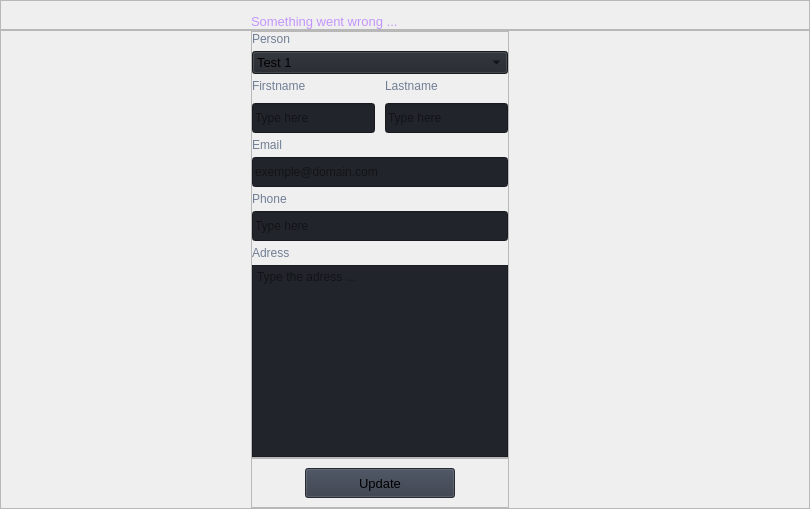
                            <widget class="QWidget" name="management_update">
                             <layout class="QVBoxLayout" name="verticalLayout_36">
                              <property name="spacing">
                               <number>0</number>
                              </property>
                              <property name="leftMargin">
                               <number>0</number>
                              </property>
                              <property name="topMargin">
                               <number>0</number>
                              </property>
                              <property name="rightMargin">
                               <number>0</number>
                              </property>
                              <property name="bottomMargin">
                               <number>0</number>
                              </property>
                              <item>
                               <widget class="QFrame" name="frame_9">
                                <property name="minimumSize">
                                 <size>
                                  <width>0</width>
                                  <height>30</height>
                                 </size>
                                </property>
                                <property name="maximumSize">
                                 <size>
                                  <width>16777215</width>
                                  <height>30</height>
                                 </size>
                                </property>
                                <property name="frameShape">
                                 <enum>QFrame::StyledPanel</enum>
                                </property>
                                <property name="frameShadow">
                                 <enum>QFrame::Raised</enum>
                                </property>
                                <layout class="QHBoxLayout" name="horizontalLayout_15">
                                 <property name="spacing">
                                  <number>0</number>
                                 </property>
                                 <property name="leftMargin">
                                  <number>250</number>
                                 </property>
                                 <property name="topMargin">
                                  <number>0</number>
                                 </property>
                                 <property name="rightMargin">
                                  <number>0</number>
                                 </property>
                                 <property name="bottomMargin">
                                  <number>0</number>
                                 </property>
                                 <item alignment="Qt::AlignBottom">
                                  <widget class="QLabel" name="error_update">
                                   <property name="font">
                                    <font>
                                     <family>Segoe UI</family>
                                     <pointsize>10</pointsize>
                                     <weight>50</weight>
                                     <italic>false</italic>
                                     <bold>false</bold>
                                    </font>
                                   </property>
                                   <property name="styleSheet">
                                    <string notr="true">color:#c495fd;</string>
                                   </property>
                                   <property name="text">
                                    <string>Something went wrong ...</string>
                                   </property>
                                  </widget>
                                 </item>
                                </layout>
                               </widget>
                              </item>
                              <item>
                               <widget class="QFrame" name="frame_10">
                                <property name="frameShape">
                                 <enum>QFrame::StyledPanel</enum>
                                </property>
                                <property name="frameShadow">
                                 <enum>QFrame::Raised</enum>
                                </property>
                                <layout class="QVBoxLayout" name="verticalLayout_33">
                                 <property name="spacing">
                                  <number>0</number>
                                 </property>
                                 <property name="leftMargin">
                                  <number>250</number>
                                 </property>
                                 <property name="topMargin">
                                  <number>0</number>
                                 </property>
                                 <property name="rightMargin">
                                  <number>300</number>
                                 </property>
                                 <property name="bottomMargin">
                                  <number>0</number>
                                 </property>
                                 <item>
                                  <widget class="QFrame" name="frame_11">
                                   <property name="frameShape">
                                    <enum>QFrame::StyledPanel</enum>
                                   </property>
                                   <property name="frameShadow">
                                    <enum>QFrame::Raised</enum>
                                   </property>
                                   <layout class="QVBoxLayout" name="verticalLayout_34">
                                    <property name="spacing">
                                     <number>5</number>
                                    </property>
                                    <property name="leftMargin">
                                     <number>0</number>
                                    </property>
                                    <property name="topMargin">
                                     <number>0</number>
                                    </property>
                                    <property name="rightMargin">
                                     <number>0</number>
                                    </property>
                                    <property name="bottomMargin">
                                     <number>0</number>
                                    </property>
                                    <item>
                                     <layout class="QGridLayout" name="gridLayout_14">
                                      <property name="bottomMargin">
                                       <number>0</number>
                                      </property>
                                      <item row="0" column="0">
                                       <widget class="QLabel" name="labelVersion_17">
                                        <property name="styleSheet">
                                         <string notr="true">color: rgb(113, 126, 149);</string>
                                        </property>
                                        <property name="lineWidth">
                                         <number>1</number>
                                        </property>
                                        <property name="text">
                                         <string>Person</string>
                                        </property>
                                        <property name="alignment">
                                         <set>Qt::AlignLeading|Qt::AlignLeft|Qt::AlignVCenter</set>
                                        </property>
                                       </widget>
                                      </item>
                                      <item row="1" column="0">
                                       <widget class="QComboBox" name="update_comboBox">
                                        <property name="font">
                                         <font>
                                          <family>Segoe UI</family>
                                          <pointsize>10</pointsize>
                                          <weight>50</weight>
                                          <italic>false</italic>
                                          <bold>false</bold>
                                         </font>
                                        </property>
                                        <property name="autoFillBackground">
                                         <bool>false</bool>
                                        </property>
                                        <property name="styleSheet">
                                         <string notr="true">background-color: rgb(33, 37, 43);</string>
                                        </property>
                                        <property name="iconSize">
                                         <size>
                                          <width>16</width>
                                          <height>16</height>
                                         </size>
                                        </property>
                                        <property name="frame">
                                         <bool>true</bool>
                                        </property>
                                        <item>
                                         <property name="text">
                                          <string>Test 1</string>
                                         </property>
                                        </item>
                                        <item>
                                         <property name="text">
                                          <string>Test 2</string>
                                         </property>
                                        </item>
                                        <item>
                                         <property name="text">
                                          <string>Test 3</string>
                                         </property>
                                        </item>
                                       </widget>
                                      </item>
                                     </layout>
                                    </item>
                                    <item>
                                     <layout class="QGridLayout" name="gridLayout_10">
                                      <property name="bottomMargin">
                                       <number>0</number>
                                      </property>
                                      <property name="spacing">
                                       <number>10</number>
                                      </property>
                                      <item row="0" column="1">
                                       <widget class="QLabel" name="labelVersion_12">
                                        <property name="styleSheet">
                                         <string notr="true">color: rgb(113, 126, 149);</string>
                                        </property>
                                        <property name="lineWidth">
                                         <number>1</number>
                                        </property>
                                        <property name="text">
                                         <string>Lastname</string>
                                        </property>
                                        <property name="alignment">
                                         <set>Qt::AlignLeading|Qt::AlignLeft|Qt::AlignVCenter</set>
                                        </property>
                                       </widget>
                                      </item>
                                      <item row="0" column="0">
                                       <widget class="QLabel" name="labelVersion_13">
                                        <property name="styleSheet">
                                         <string notr="true">color: rgb(113, 126, 149);</string>
                                        </property>
                                        <property name="lineWidth">
                                         <number>1</number>
                                        </property>
                                        <property name="text">
                                         <string>Firstname</string>
                                        </property>
                                        <property name="alignment">
                                         <set>Qt::AlignLeading|Qt::AlignLeft|Qt::AlignVCenter</set>
                                        </property>
                                       </widget>
                                      </item>
                                      <item row="1" column="0">
                                       <widget class="QLineEdit" name="update_firstname">
                                        <property name="minimumSize">
                                         <size>
                                          <width>0</width>
                                          <height>30</height>
                                         </size>
                                        </property>
                                        <property name="styleSheet">
                                         <string notr="true">background-color: rgb(33, 37, 43);</string>
                                        </property>
                                        <property name="text">
                                         <string/>
                                        </property>
                                        <property name="placeholderText">
                                         <string>Type here</string>
                                        </property>
                                       </widget>
                                      </item>
                                      <item row="1" column="1">
                                       <widget class="QLineEdit" name="update_lastname">
                                        <property name="minimumSize">
                                         <size>
                                          <width>0</width>
                                          <height>30</height>
                                         </size>
                                        </property>
                                        <property name="styleSheet">
                                         <string notr="true">background-color: rgb(33, 37, 43);</string>
                                        </property>
                                        <property name="text">
                                         <string/>
                                        </property>
                                        <property name="placeholderText">
                                         <string>Type here</string>
                                        </property>
                                       </widget>
                                      </item>
                                     </layout>
                                    </item>
                                    <item>
                                     <layout class="QGridLayout" name="gridLayout_11">
                                      <property name="bottomMargin">
                                       <number>0</number>
                                      </property>
                                      <item row="1" column="0">
                                       <widget class="QLineEdit" name="update_email">
                                        <property name="minimumSize">
                                         <size>
                                          <width>0</width>
                                          <height>30</height>
                                         </size>
                                        </property>
                                        <property name="styleSheet">
                                         <string notr="true">background-color: rgb(33, 37, 43);</string>
                                        </property>
                                        <property name="text">
                                         <string/>
                                        </property>
                                        <property name="placeholderText">
                                         <string>exemple@domain.com</string>
                                        </property>
                                       </widget>
                                      </item>
                                      <item row="0" column="0">
                                       <widget class="QLabel" name="labelVersion_14">
                                        <property name="styleSheet">
                                         <string notr="true">color: rgb(113, 126, 149);</string>
                                        </property>
                                        <property name="lineWidth">
                                         <number>1</number>
                                        </property>
                                        <property name="text">
                                         <string>Email</string>
                                        </property>
                                        <property name="alignment">
                                         <set>Qt::AlignLeading|Qt::AlignLeft|Qt::AlignVCenter</set>
                                        </property>
                                       </widget>
                                      </item>
                                     </layout>
                                    </item>
                                    <item>
                                     <layout class="QGridLayout" name="gridLayout_12">
                                      <property name="bottomMargin">
                                       <number>0</number>
                                      </property>
                                      <item row="1" column="0">
                                       <widget class="QLineEdit" name="update_phone">
                                        <property name="minimumSize">
                                         <size>
                                          <width>0</width>
                                          <height>30</height>
                                         </size>
                                        </property>
                                        <property name="styleSheet">
                                         <string notr="true">background-color: rgb(33, 37, 43);</string>
                                        </property>
                                        <property name="text">
                                         <string/>
                                        </property>
                                        <property name="placeholderText">
                                         <string>Type here</string>
                                        </property>
                                       </widget>
                                      </item>
                                      <item row="0" column="0">
                                       <widget class="QLabel" name="labelVersion_15">
                                        <property name="styleSheet">
                                         <string notr="true">color: rgb(113, 126, 149);</string>
                                        </property>
                                        <property name="lineWidth">
                                         <number>1</number>
                                        </property>
                                        <property name="text">
                                         <string>Phone</string>
                                        </property>
                                        <property name="alignment">
                                         <set>Qt::AlignLeading|Qt::AlignLeft|Qt::AlignVCenter</set>
                                        </property>
                                       </widget>
                                      </item>
                                     </layout>
                                    </item>
                                    <item>
                                     <layout class="QGridLayout" name="gridLayout_13">
                                      <property name="bottomMargin">
                                       <number>0</number>
                                      </property>
                                      <item row="0" column="0">
                                       <widget class="QLabel" name="labelVersion_16">
                                        <property name="styleSheet">
                                         <string notr="true">color: rgb(113, 126, 149);</string>
                                        </property>
                                        <property name="lineWidth">
                                         <number>1</number>
                                        </property>
                                        <property name="text">
                                         <string>Adress</string>
                                        </property>
                                        <property name="alignment">
                                         <set>Qt::AlignLeading|Qt::AlignLeft|Qt::AlignVCenter</set>
                                        </property>
                                       </widget>
                                      </item>
                                      <item row="1" column="0">
                                       <widget class="QPlainTextEdit" name="update_adress">
                                        <property name="minimumSize">
                                         <size>
                                          <width>200</width>
                                          <height>100</height>
                                         </size>
                                        </property>
                                        <property name="styleSheet">
                                         <string notr="true">background-color: rgb(33, 37, 43);</string>
                                        </property>
                                        <property name="placeholderText">
                                         <string>Type the adress ...</string>
                                        </property>
                                       </widget>
                                      </item>
                                     </layout>
                                    </item>
                                   </layout>
                                  </widget>
                                 </item>
                                 <item>
                                  <widget class="QFrame" name="frame_12">
                                   <property name="maximumSize">
                                    <size>
                                     <width>16777215</width>
                                     <height>100</height>
                                    </size>
                                   </property>
                                   <property name="sizeIncrement">
                                    <size>
                                     <width>0</width>
                                     <height>100</height>
                                    </size>
                                   </property>
                                   <property name="frameShape">
                                    <enum>QFrame::StyledPanel</enum>
                                   </property>
                                   <property name="frameShadow">
                                    <enum>QFrame::Raised</enum>
                                   </property>
                                   <layout class="QVBoxLayout" name="verticalLayout_35">
                                    <item alignment="Qt::AlignHCenter|Qt::AlignVCenter">
                                     <widget class="QPushButton" name="btn_update_update">
                                      <property name="minimumSize">
                                       <size>
                                        <width>150</width>
                                        <height>30</height>
                                       </size>
                                      </property>
                                      <property name="font">
                                       <font>
                                        <family>Segoe UI</family>
                                        <pointsize>10</pointsize>
                                        <weight>50</weight>
                                        <italic>false</italic>
                                        <bold>false</bold>
                                       </font>
                                      </property>
                                      <property name="cursor">
                                       <cursorShape>PointingHandCursor</cursorShape>
                                      </property>
                                      <property name="styleSheet">
                                       <string notr="true">background-color: rgb(52, 59, 72);</string>
                                      </property>
                                      <property name="text">
                                       <string>Update</string>
                                      </property>
                                      <property name="icon">
                                       <iconset resource="resources.qrc">
                                        <normaloff>:/icons/images/icons/cil-wrap-text.png</normaloff>:/icons/images/icons/cil-wrap-text.png</iconset>
                                      </property>
                                     </widget>
                                    </item>
                                   </layout>
                                  </widget>
                                 </item>
                                </layout>
                               </widget>
                              </item>
                             </layout>
                            </widget>
